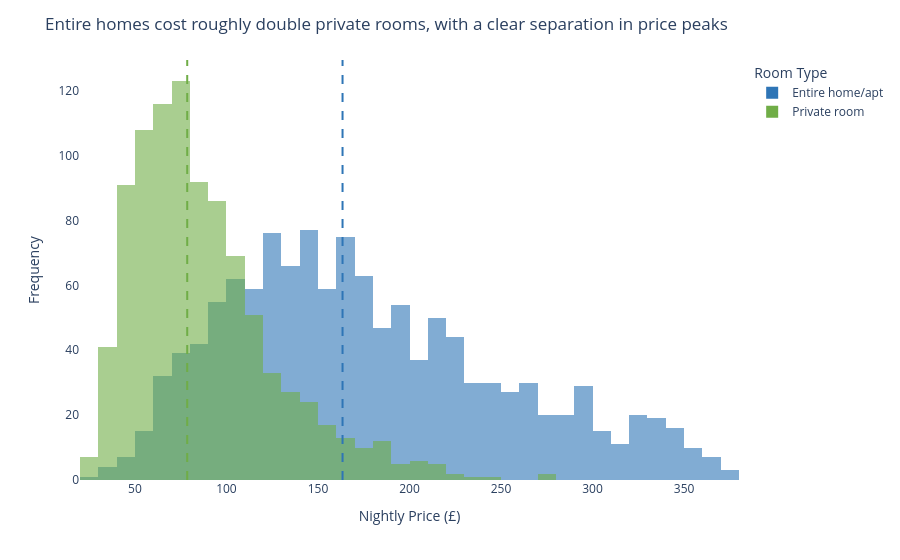

The notebook cell this image was saved under:
### Markdown cell above
## Task 1 — Histogram: price by room type (overlapping distributions)

**What to build:** A histogram showing price distributions for **Entire home/apt vs Private room** (exclude Shared room — too few observations) overlaid on the same chart.

**Requirements:**
- Both room types on the same chart (use `color='room_type'`)
- `barmode='overlay'` with `opacity=0.6` so both distributions are visible
- A vertical line for the median of EACH room type, differently coloured
- Insight title comparing the two distributions

> 💡 `df_cap[df_cap['room_type'].isin(['Entire home/apt','Private room'])]`

### Code cell
import pandas as pd
import plotly.express as px

# 1. Load and Pre-process Data
df = pd.read_csv('airbnb_london.csv')

# Cap price at 95th percentile (Rule 1)
p95 = df['price'].quantile(0.95)
df_cap = df[df['price'] <= p95].copy()

# Filter for specific room types (Exclude Shared room)
df_t1 = df_cap[df_cap['room_type'].isin(['Entire home/apt', 'Private room'])]

# 2. Calculate Medians for each group
med_entire = df_t1[df_t1['room_type'] == 'Entire home/apt']['price'].median()
med_private = df_t1[df_t1['room_type'] == 'Private room']['price'].median()

# 3. Create the Plot
fig1 = px.histogram(
    df_t1,
    x='price',
    color='room_type',
    barmode='overlay', # Overlay distributions
    opacity=0.6,
    nbins=40,
    color_discrete_map={'Entire home/apt': '#2E75B6', 'Private room': '#70AD47'},
    labels={'price': 'Nightly Price (£)', 'count': 'Number of Listings'}
)

# 4. Add Median Lines and Annotations
fig1.add_vline(x=med_entire, line_dash='dash', line_color='#2E75B6', line_width=2,
              annotation=dict(text=f'Median Entire: £{med_entire:.0f}', font_color='#2E75B6', yshift=210))

fig1.add_vline(x=med_private, line_dash='dash', line_color='#70AD47', line_width=2,
              annotation=dict(text=f'Median Private: £{med_private:.0f}', font_color='#70AD47', yshift=150))

# 5. Styling and Insight Title
fig1.update_layout(
    title='Entire homes cost roughly double private rooms, with a clear separation in price peaks',
    plot_bgcolor='white',
    xaxis_title='Nightly Price (£)',
    yaxis_title='Frequency',
    legend_title='Room Type'
)

fig1.show()

### Figure 1 — Plotly figure (JSON) as saved in the notebook; plotly's stock layout.template omitted (floating-point values rounded to 4 significant figures; data arrays with more than 128 entries replaced by an {"elided": "..."} marker saying what was removed)
{"data": [{"bingroup": "x", "hovertemplate": "room_type=Entire home/apt<br>Nightly Price (£)=%{x}<br>count=%{y}<extra></extra>", "legendgroup": "Entire home/apt", "marker": {"color": "#2E75B6", "opacity": 0.6, "pattern": {"shape": ""}}, "name": "Entire home/apt", "nbinsx": 40, "orientation": "v", "showlegend": true, "type": "histogram", "x": {"elided": "1251 float values"}, "xaxis": "x", "yaxis": "y"}, {"bingroup": "x", "hovertemplate": "room_type=Private room<br>Nightly Price (£)=%{x}<br>count=%{y}<extra></extra>", "legendgroup": "Private room", "marker": {"color": "#70AD47", "opacity": 0.6, "pattern": {"shape": ""}}, "name": "Private room", "nbinsx": 40, "orientation": "v", "showlegend": true, "type": "histogram", "x": {"elided": "942 float values"}, "xaxis": "x", "yaxis": "y"}], "layout": {"annotations": [{"font": {"color": "#2E75B6"}, "showarrow": false, "text": "Median Entire: £163", "x": 163.4, "xanchor": "left", "xref": "x", "y": 1, "yanchor": "top", "yref": "y domain", "yshift": 210}, {"font": {"color": "#70AD47"}, "showarrow": false, "text": "Median Private: £79", "x": 78.57, "xanchor": "left", "xref": "x", "y": 1, "yanchor": "top", "yref": "y domain", "yshift": 150}], "barmode": "overlay", "legend": {"title": {"text": "Room Type"}, "tracegroupgap": 0}, "margin": {"t": 60}, "plot_bgcolor": "white", "shapes": [{"line": {"color": "#2E75B6", "dash": "dash", "width": 2}, "type": "line", "x0": 163.4, "x1": 163.4, "xref": "x", "y0": 0, "y1": 1, "yref": "y domain"}, {"line": {"color": "#70AD47", "dash": "dash", "width": 2}, "type": "line", "x0": 78.57, "x1": 78.57, "xref": "x", "y0": 0, "y1": 1, "yref": "y domain"}], "title": {"text": "Entire homes cost roughly double private rooms, with a clear separation in price peaks"}, "xaxis": {"anchor": "y", "domain": [0, 1], "title": {"text": "Nightly Price (£)"}}, "yaxis": {"anchor": "x", "domain": [0, 1], "title": {"text": "Frequency"}}}}
